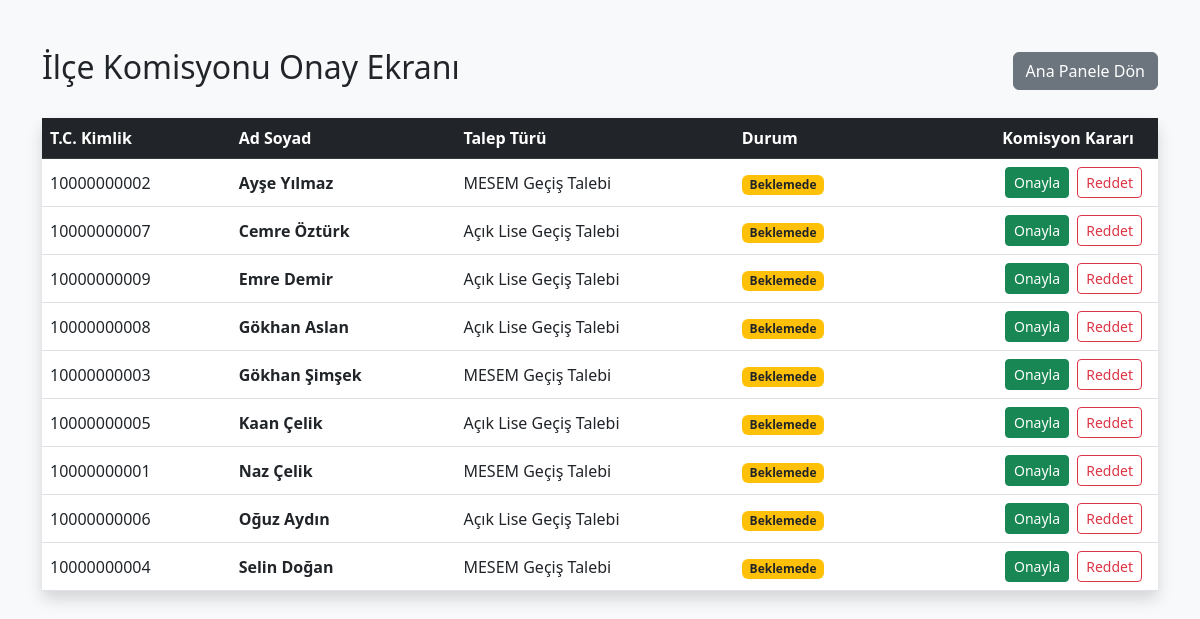
/komisyon (signed in), run on the app's committed database.
### tables this page shows
CREATE TABLE tbl_nakil_talepleri (
            talep_id INTEGER PRIMARY KEY AUTOINCREMENT,
            tc_kimlik VARCHAR(11),
            talep_turu VARCHAR(50), 
            islem_durumu VARCHAR(20)
        , yerlesen_okul VARCHAR(200));

CREATE TABLE tbl_ogrenciler (
            tc_kimlik VARCHAR(11) PRIMARY KEY,
            ad_soyad VARCHAR(100),
            dogum_tarihi DATE,
            medeni_durum BOOLEAN,
            mevcut_okul_id INTEGER,
            sinif_seviyesi INTEGER,
            sinif_tekrar_sayisi INTEGER,
            lgs_puani FLOAT,
            obp_puani FLOAT,
            ozel_durum_kodu VARCHAR(50),
            kayit_alani VARCHAR(50),
            tercih_1 VARCHAR(200),
            tercih_2 VARCHAR(200),
            tercih_3 VARCHAR(200)
        );

### app.py (the view)
@app.route('/komisyon')
def komisyon_paneli():
    if not session.get('oturum_acik'): return redirect(url_for('login'))
    conn = sqlite3.connect(DB_YOLU)
    conn.row_factory = sqlite3.Row
    cursor = conn.cursor()
    cursor.execute('''
        SELECT o.tc_kimlik, o.ad_soyad, t.talep_id, t.talep_turu, t.islem_durumu
        FROM tbl_ogrenciler o
        INNER JOIN tbl_nakil_talepleri t ON o.tc_kimlik = t.tc_kimlik
        WHERE t.talep_turu IN ('Açık Lise Geçiş Talebi', 'MESEM Geçiş Talebi')
        ORDER BY t.islem_durumu ASC, o.ad_soyad ASC
    ''')
    talepler = cursor.fetchall()
    conn.close()
    return render_template('komisyon.html', talepler=talepler)

### templates/komisyon.html (shortened to what this page needs)
<!DOCTYPE html>
<html lang="tr">
<head>
    <link href="https://cdn.jsdelivr.net/npm/bootstrap@5.3.0/dist/css/bootstrap.min.css" rel="stylesheet">
</head>
<body class="bg-light">
    <div class="container mt-5">
        <div class="d-flex justify-content-between align-items-center mb-4">
            <h2>İlçe Komisyonu Onay Ekranı</h2>
            <a href="{{ url_for('ana_panel') }}" class="btn btn-secondary">Ana Panele Dön</a>
        </div>
        <div class="card shadow border-0">
            <div class="card-body p-0 table-responsive">
                <table class="table table-hover align-middle mb-0">
                    <thead class="table-dark">
                        <tr>
                            <th>T.C. Kimlik</th>
                            <th>Ad Soyad</th>
                            <th>Talep Türü</th>
                            <th>Durum</th>
                            <th class="text-end pe-4">Komisyon Kararı</th>
                        </tr>
                    </thead>
                    <tbody>
                        {% for t in talepler %}
                        <tr>
                            <td>{{ t.tc_kimlik }}</td>
                            <td><strong>{{ t.ad_soyad }}</strong></td>
                            <td>{{ t.talep_turu }}</td>
                            <td>
                                {% if t.islem_durumu == 'Beklemede' %}
                                    <span class="badge bg-warning text-dark">Beklemede</span>
                                {% elif t.islem_durumu == 'Onaylandı' %}
                                    <span class="badge bg-success">Onaylandı</span>
                                {% else %}
                                    <span class="badge bg-danger">Reddedildi</span>
                                {% endif %}
                            </td>
                            <td class="text-end pe-3">
                                {% if t.islem_durumu == 'Beklemede' %}
                                    <a href="{{ url_for('talep_guncelle', talep_id=t.talep_id, durum='Onaylandı') }}" class="btn btn-sm btn-success me-1">Onayla</a>
                                    <a href="{{ url_for('talep_guncelle', talep_id=t.talep_id, durum='Reddedildi') }}" class="btn btn-sm btn-outline-danger">Reddet</a>
                                {% else %}
                                    <a href="{{ url_for('talep_guncelle', talep_id=t.talep_id, durum='Beklemede') }}" class="btn btn-sm btn-secondary">İşlemi Geri Al</a>
                                {% endif %}
                            </td>
                        </tr>
                        {% else %}
                        <tr>
                            <td colspan="5" class="text-center py-4 text-muted">Komisyon onayı bekleyen öğrenci bulunmuyor.</td>
                        </tr>
                        {% endfor %}
                    </tbody>
                </table>
            </div>
        </div>
    </div>
</body>
</html>

### data on the page
tbl_nakil_talepleri: tc_kimlik "10000000002", ad_soyad "Ayşe Yılmaz", talep_turu "MESEM Geçiş Talebi", islem_durumu "Beklemede"
tbl_nakil_talepleri: tc_kimlik "10000000007", ad_soyad "Cemre Öztürk", talep_turu "Açık Lise Geçiş Talebi", islem_durumu "Beklemede"
tbl_nakil_talepleri: tc_kimlik "10000000009", ad_soyad "Emre Demir", talep_turu "Açık Lise Geçiş Talebi", islem_durumu "Beklemede"
tbl_nakil_talepleri: tc_kimlik "10000000008", ad_soyad "Gökhan Aslan", talep_turu "Açık Lise Geçiş Talebi", islem_durumu "Beklemede"
tbl_nakil_talepleri: tc_kimlik "10000000003", ad_soyad "Gökhan Şimşek", talep_turu "MESEM Geçiş Talebi", islem_durumu "Beklemede"
tbl_nakil_talepleri: tc_kimlik "10000000005", ad_soyad "Kaan Çelik", talep_turu "Açık Lise Geçiş Talebi", islem_durumu "Beklemede"
tbl_nakil_talepleri: tc_kimlik "10000000001", ad_soyad "Naz Çelik", talep_turu "MESEM Geçiş Talebi", islem_durumu "Beklemede"
tbl_nakil_talepleri: tc_kimlik "10000000006", ad_soyad "Oğuz Aydın", talep_turu "Açık Lise Geçiş Talebi", islem_durumu "Beklemede"
tbl_nakil_talepleri: tc_kimlik "10000000004", ad_soyad "Selin Doğan", talep_turu "MESEM Geçiş Talebi", islem_durumu "Beklemede"
